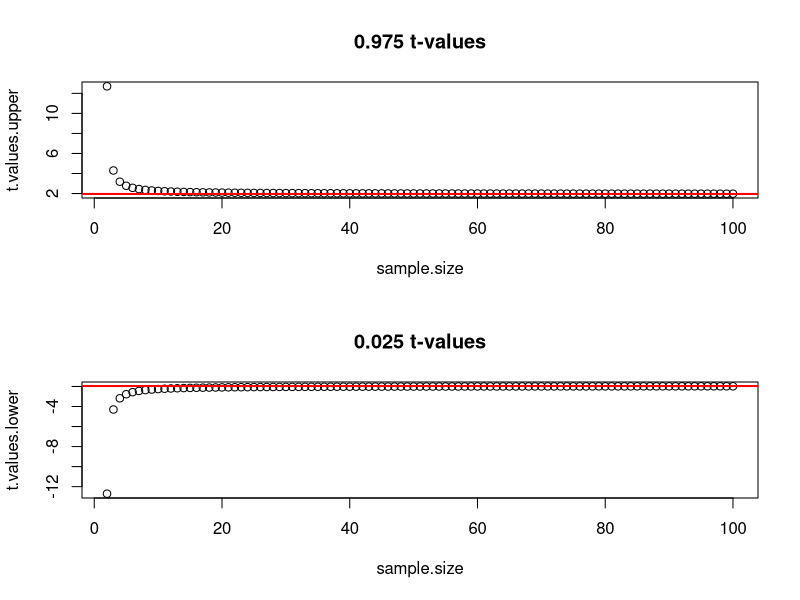
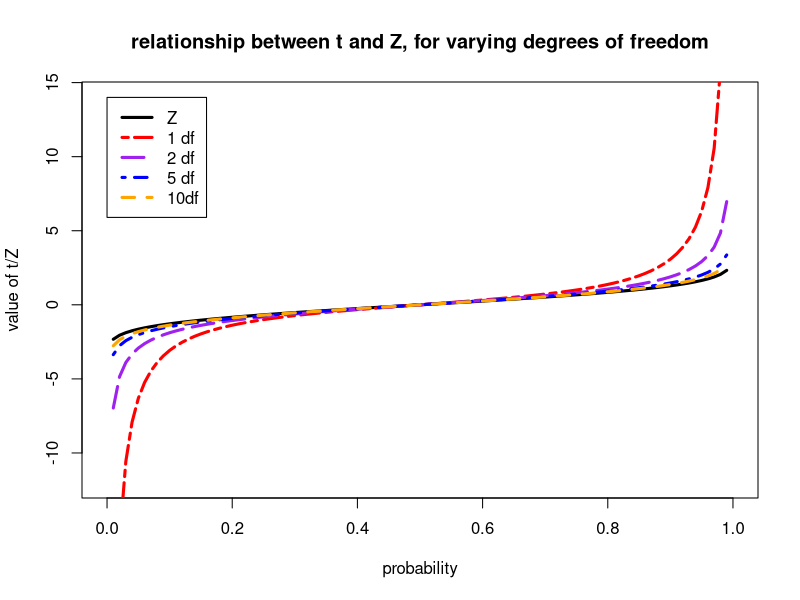
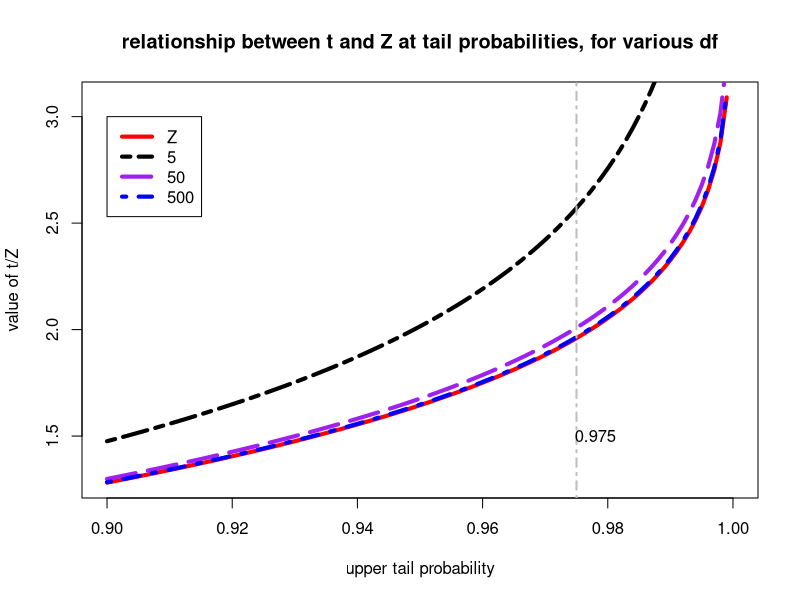

R code for these plots, in order:

# This little example shows the relationship between Z and t tail probabilities for varying sample sizes.

# Different Sample Sizes
sample.size <- 2:100 # We will allow sample size to vary

# Now we find the "critical values" for out confidence intervals. For alpha=0.05, we want to consider the 1-alpha (0.95) region, so as a specific case, we can look at the 0.025 regions at the upper and lower ends of the distribution.
#
t.values.upper <- qt(0.975, df=sample.size-1)
t.values.lower <- qt(0.025, df=sample.size-1)

par(mfrow=c(2,1))
plot(t.values.upper ~ sample.size, type="p", main="0.975 t-values")
abline(h=1.96, col="red", lwd=2)
plot(t.values.lower ~ sample.size, type="p", main="0.025 t-values")
abline(h=-1.96, col="red", lwd=2)


# Another way to think about this is how well the t-distribution approximates the Z distribution (standard normal distribution)
par(mfrow=c(1,1))
curve(qnorm(x,mean=0, sd=1),0,1,
    ylim=c(-12, 14), 
    lwd=3, lty=1, ylab="value of t/Z", 
    xlab="probability", 
    col="black", 
    main="relationship between t and Z, for varying degrees of freedom")
curve(qt(x,df=1),0,1, lwd=3, lty=6, col="red", add=T)
curve(qt(x,df=2),0,1, lwd=3, lty=5, col="purple", add=T)
curve(qt(x,df=5),0,1, lwd=3, lty=4, col="blue", add=T)
curve(qt(x,df=10),0,1, lwd=3, lty=2, col="orange", add=T)
legend(0, y=14, legend=c("Z","1 df","2 df","5 df", "10df"), 
    col=c("black","red", "purple", "blue", "orange"),
    lwd=3, lty=c(1,6,5,4, 2))


curve(qnorm(x,mean=0, sd=1),0.9,1, lwd=4, lty=1,ylab="value of t/Z", xlab="upper tail probability", col="red", main="relationship between t and Z at tail probabilities, for various df")
curve(qt(x,df=5),0.9,1, lwd=4, lty=6, col="black", add=T)
curve(qt(x,df=50),0.9,1, lwd=4, lty=5, col="purple", add=T)
curve(qt(x,df=500),0.9,1, lwd=4, lty=4, col="blue", add=T)
legend(0.9,y=3,, legend=c("Z",5,50,500), col=c("red","black", "purple", "blue"), lwd=4, lty=c(1,6,5,4))
abline(v=0.975, col="grey", lwd=2, lty=4)
text(x=0.978,y=1.5, labels="0.975", col="black")
